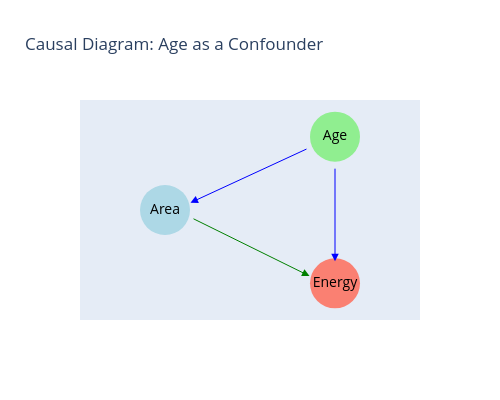

Write notebook code for a chart like this one.
### Markdown cell above
## Part (c): Omitted Variable Bias Explanation

### Causal Diagram

```
         Age
        ↙   ↘
    Area  →  Energy
```

- **Age → Area**: Older buildings tend to be larger (built when land was cheaper)
- **Age → Energy**: Older buildings are less efficient (worse insulation, older systems)
- **Area → Energy**: Larger buildings use more energy

When we omit Age, the coefficient for Area "absorbs" part of Age's effect!

### Code cell
# Part (c): Visualize the omitted variable bias

print("OMITTED VARIABLE BIAS EXPLANATION")
print("="*70)
print("""
When we fit: Energy ~ Area (omitting Age)

The estimated coefficient θ₁_simple captures TWO effects:

1. DIRECT EFFECT: Area → Energy
   (True effect of area on energy consumption)

2. INDIRECT EFFECT: Area ← Age → Energy  
   (Effect of Age that 'travels through' the correlation with Area)

MATHEMATICAL FORMULA:
θ₁_simple ≈ θ₁_true + θ₂ × (correlation between Area and Age)

Since:
- θ₂ (Age effect) is POSITIVE (older buildings use more energy)
- Correlation(Area, Age) is POSITIVE (older buildings are larger)

The bias = θ₂ × corr(Area, Age) is POSITIVE
Therefore: θ₁_simple > θ₁_true (OVERESTIMATE)
""")

# Create causal diagram visualization
fig = go.Figure()

# Nodes
fig.add_trace(go.Scatter(
    x=[1, 2, 2], y=[2, 3, 1],
    mode='markers+text',
    marker=dict(size=50, color=['lightblue', 'lightgreen', 'salmon']),
    text=['Area', 'Age', 'Energy'],
    textposition='middle center',
    textfont=dict(size=14, color='black')
))

# Arrows
# Age -> Area
fig.add_annotation(x=1.15, y=2.1, ax=1.85, ay=2.85, xref='x', yref='y',
                   axref='x', ayref='y', showarrow=True,
                   arrowhead=2, arrowsize=1.5, arrowcolor='blue')
# Age -> Energy
fig.add_annotation(x=2, y=1.3, ax=2, ay=2.7, xref='x', yref='y',
                   axref='x', ayref='y', showarrow=True,
                   arrowhead=2, arrowsize=1.5, arrowcolor='blue')
# Area -> Energy
fig.add_annotation(x=1.85, y=1.1, ax=1.15, ay=1.9, xref='x', yref='y',
                   axref='x', ayref='y', showarrow=True,
                   arrowhead=2, arrowsize=1.5, arrowcolor='green')

fig.update_layout(
    title='Causal Diagram: Age as a Confounder',
    xaxis=dict(range=[0.5, 2.5], showgrid=False, zeroline=False, showticklabels=False),
    yaxis=dict(range=[0.5, 3.5], showgrid=False, zeroline=False, showticklabels=False),
    height=400, width=500
)
fig.show()

### Figure 1 — Plotly figure (JSON) as saved in the notebook; plotly's stock layout.template omitted (floating-point values rounded to 4 significant figures)
{"data": [{"marker": {"color": ["lightblue", "lightgreen", "salmon"], "size": 50}, "mode": "markers+text", "text": ["Area", "Age", "Energy"], "textfont": {"color": "black", "size": 14}, "textposition": "middle center", "type": "scatter", "x": [1, 2, 2], "y": [2, 3, 1]}], "layout": {"annotations": [{"arrowcolor": "blue", "arrowhead": 2, "arrowsize": 1.5, "ax": 1.85, "axref": "x", "ay": 2.85, "ayref": "y", "showarrow": true, "x": 1.15, "xref": "x", "y": 2.1, "yref": "y"}, {"arrowcolor": "blue", "arrowhead": 2, "arrowsize": 1.5, "ax": 2, "axref": "x", "ay": 2.7, "ayref": "y", "showarrow": true, "x": 2, "xref": "x", "y": 1.3, "yref": "y"}, {"arrowcolor": "green", "arrowhead": 2, "arrowsize": 1.5, "ax": 1.15, "axref": "x", "ay": 1.9, "ayref": "y", "showarrow": true, "x": 1.85, "xref": "x", "y": 1.1, "yref": "y"}], "height": 400, "title": {"text": "Causal Diagram: Age as a Confounder"}, "width": 500, "xaxis": {"range": [0.5, 2.5], "showgrid": false, "showticklabels": false, "zeroline": false}, "yaxis": {"range": [0.5, 3.5], "showgrid": false, "showticklabels": false, "zeroline": false}}}
